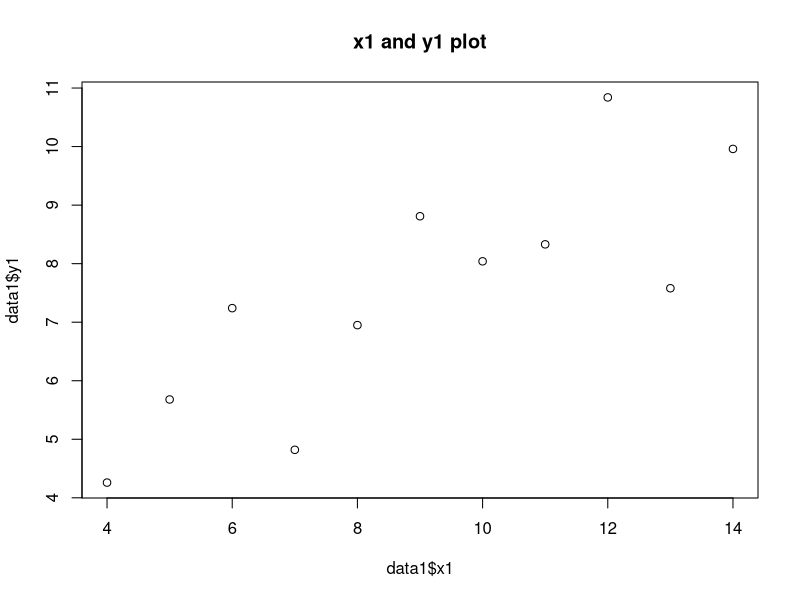
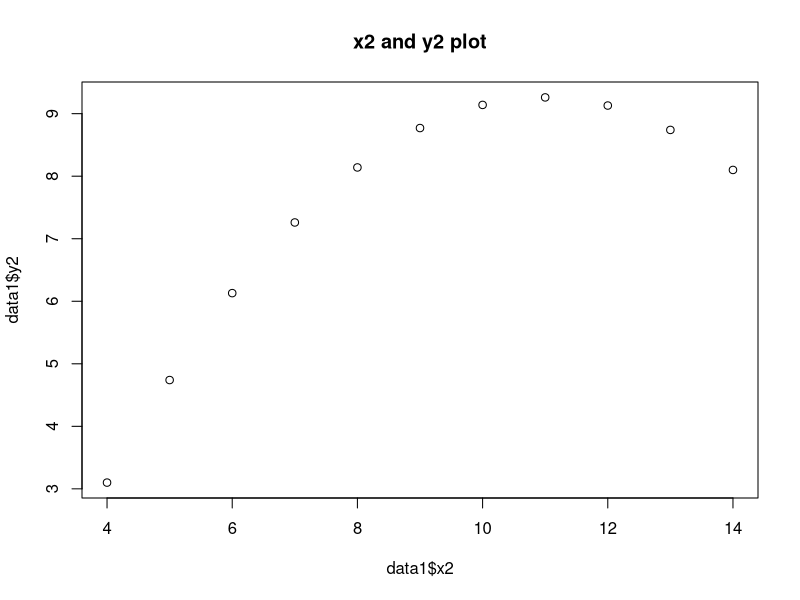
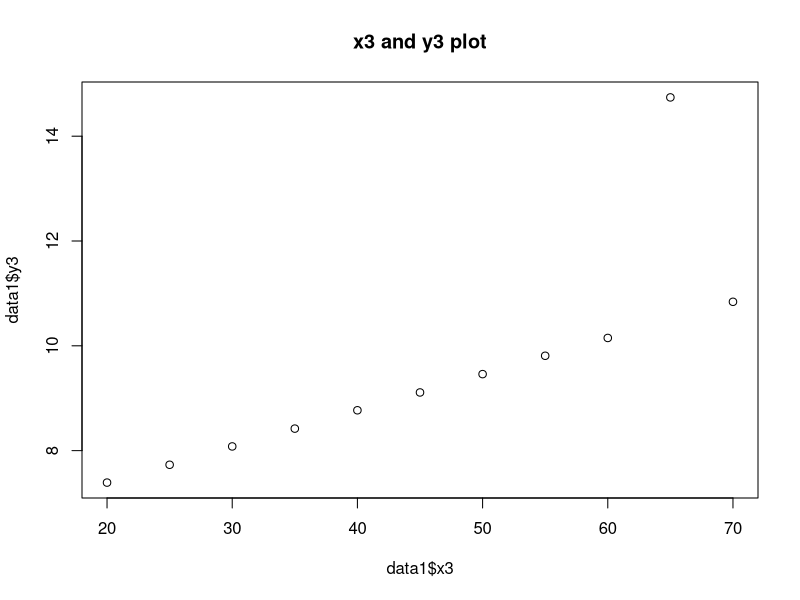
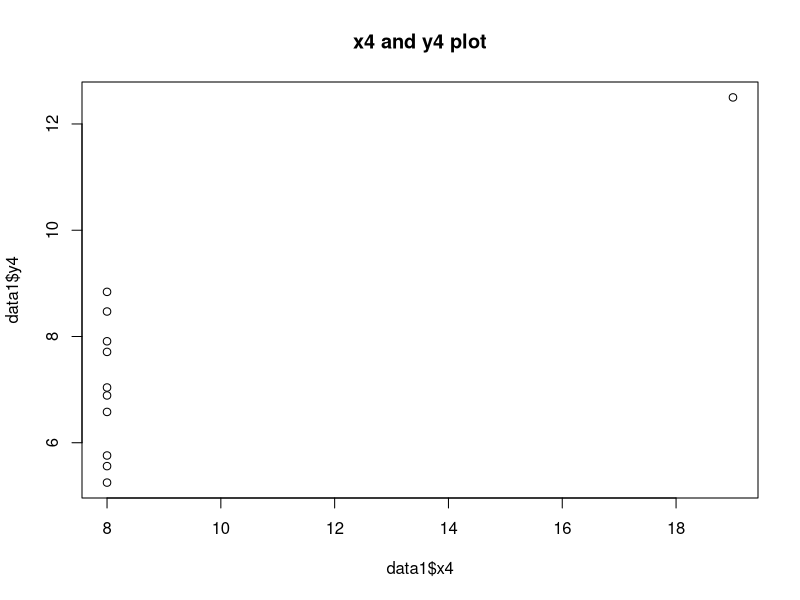
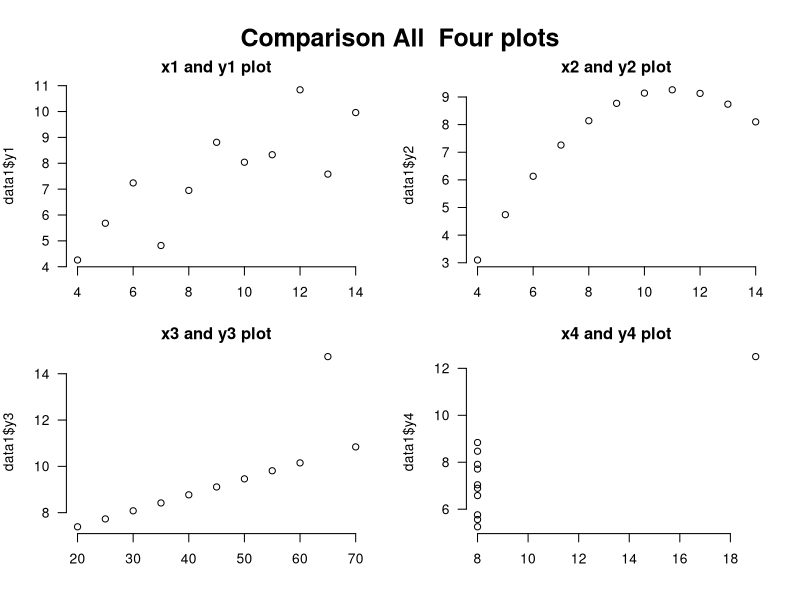
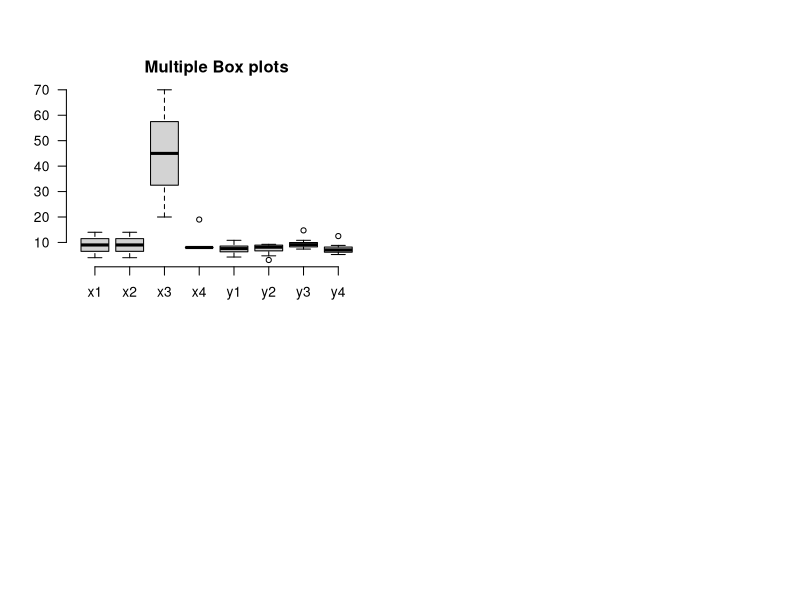
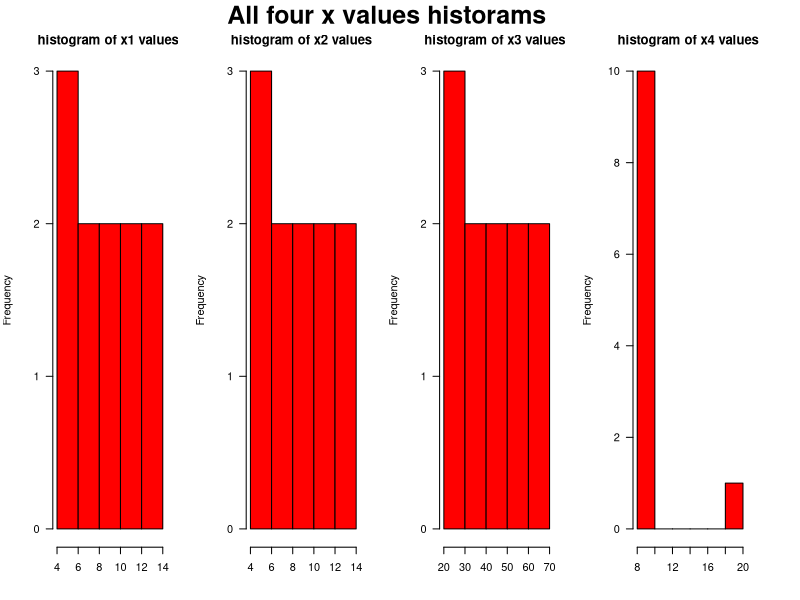
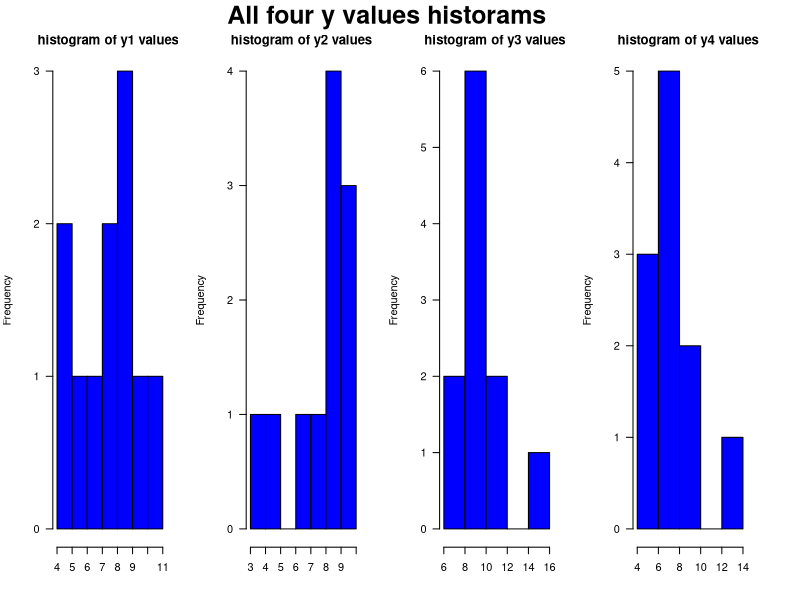

Here is the R script that generated these plots, in order:
## ---- chunk 1
data<-anscombe
head(data)
#the above command shows the first few lines of anscombe data frame
## ---- chunk 2
summary(data)
# A statistical summary of each variable in the data frame 
#which includes  min, median, mean, and max for numerical variables.
#we can see a pattern in the summary all the means and medians of x are almost same 
#all medians and means of y are almost same too 
## ---- chunk 3
#install.packages("dplyr")  # Install dplyr if not already installed
library(dplyr)            
data1 <- mutate(data,
         x3=x3*5,
         y3=y3+2)

#by the mutate we can changes value
#expression on x3 and y3 changes values of x3 and y3 in the feilds
## ---- chunk 4
data1
## ---- chunk 5
plot(data1$x1,data1$y1, main="x1 and y1 plot")
#below graph shows the values and x and y in a plot
#seems like values of x1 and y1 and related in such way that increase x1 causes increase in y1
#It seems like linear trend
## ---- chunk 6
plot(data1$x2,data1$y2, main="x2 and y2 plot")
#below graph shows the values and x2 and y2 in a plot
#graph shows a curve. It is non linear 
## ---- chunk 7
plot(data1$x3,data1$y3, main="x3 and y3 plot")
#below graph shows the values and x3 and y3 in a plot
#One of the datasets contains a huge value  that drastically affects the whole plot 
# if we draw curve we can huge change because of one set values
## ---- chunk 8
plot(data1$x4,data1$y4, main="x4 and y4 plot")
#below graph shows the values and x3 and y3 in a plot
#the plot suggest x4 values are 8 except for one, that's why we can all values ploted are in a straight line 
## ---- chunk 9
# Adjusting outer margins to make space for the title
par(mfrow=c(2,2), mar=c(3,4,2,2), oma=c(1,0,3,0), las=1, bty="n")  
#oma means outer margin. It sets the outer margin so that we can title clearly
#mar  Adjusts inner margins to prevent crowding
plot(data1$x1, data1$y1, main="x1 and y1 plot")  
plot(data1$x2, data1$y2, main="x2 and y2 plot")  
plot(data1$x3, data1$y3, main="x3 and y3 plot")  
plot(data1$x4, data1$y4, main="x4 and y4 plot")  
#  main title
mtext("Comparison All  Four plots", outer=TRUE, cex=1.5, font=2)

## ---- chunk 10
boxplot(data1[,0:8], main='Multiple Box plots')
#data1[, 0:8] tries to select columns from index 0 to 8.
#as we change of x3 values, we can see box plot in a diffrent region
#all x values have same range of values and medians, this shows there is no  values of x  those are not of range 
#but y values have some variations, the below  plot depicts they are few values of y those making changes in whole range
## ---- chunk 11
#The par(mfrow=c(1,4)) function ensures all four histograms appear in a single row.
#oma It sets the size of the outer margins (space around all plots).
#las Controls the orientation of axis labels.
#bty Controls the box around the plot.
par(mfrow=c(1,4), mar=c(3,4,2,2), oma=c(1,0,2,2), las=1, bty="n")  
hist(data1$x1, main = 'histogram of x1 values ',xlab = 'x values .', col='red')
hist(data1$x2, main = 'histogram of x2 values ',xlab = 'x values.', col='red')
hist(data1$x3, main = 'histogram of x3 values ',xlab = 'x values.', col='red')
hist(data1$x4, main = 'histogram of x4 values ',xlab = 'x values.', col='red')
mtext("All four x values historams", outer=TRUE, cex=1.5, font=2)
#cex for size of the text
#font is style of the text

#first three histograms appear similar because the x-values in data are nearly same across  datasets.
#only histogram of x4 there is difference beacause of a improper set of values compared to all x values
## ---- chunk 12
par(mfrow=c(1,4), mar=c(3,4,2,2), oma=c(1,0,2,2), las=1, bty="n")  
hist(data1$y1, main = 'histogram of y1 values ',xlab = 'y values', col='blue')
hist(data1$y2, main = 'histogram of y2 values ',xlab = 'y values.', col='blue')
hist(data1$y3, main = 'histogram of y3 values ',xlab = 'y values.', col='blue')
hist(data1$y4, main = 'histogram of y4 values ',xlab = 'y values.', col='blue')
mtext("All four y values historams", outer=TRUE, cex=1.5, font=2)
# variation is seen in the y-values compared to x-values.
#y1 histogram semms better with a set of values , while y2 appears different but it shows increase in  values of y 
#y3 and y4  likely contains an outlier, which impacts its distribution.

## ---- chunk 13
# Vertical bar plot
# bar plots represent individual bars of data  rather than frequency distributions.
par(mfrow=c(1,4), mar=c(3,4,2,2), oma=c(1,0,2,2), las=1, bty="n") 
barplot(data1$x1,main='barplot of x1 values', xlab='x1 values',col='skyblue',horiz=FALSE)
barplot(data1$x2,main='barplot of x2 values', xlab='x2 values',col='skyblue',horiz=FALSE)
barplot(data1$x3,main='barplot of x3 values', xlab='x3 values',col='skyblue',horiz=FALSE)
barplot(data1$x4,main='barplot of x4 values', xlab='x4 values',col='skyblue',horiz=FALSE)
mtext("All four x values in barplot", outer=TRUE, cex=1.5, font=2)
#same like other plots x values are identical in first three data sets, even through the x3 is multiplied by 3 the graph are plots are identical
#but in x4 all the values are similiar except one value so we can see a huge bar in the bar plot
## ---- chunk 14
par(mfrow=c(1,4), mar=c(3,4,2,2), oma=c(1,0,2,2), las=1, bty="n") 
barplot(data1$y1,main='barplot of y1 values', xlab='y1 values',col='lightgreen',horiz=FALSE)
barplot(data1$y2,main='barplot of y2 values', xlab='y2 values',col='lightgreen',horiz=FALSE)
barplot(data1$y3,main='barplot of y3 values', xlab='y3 values',col='lightgreen',horiz=FALSE)
barplot(data1$y4,main='barplot of y4 values', xlab='y4 values',col='lightgreen',horiz=FALSE)
mtext("All four y values in barplot", outer=TRUE, cex=1.5, font=2)
#y1 is uniformly spread so barplot seems good
#bar plot also shows a increase in values of y2 same as like the histogram 
#in y3 and y4  all values are in same range except oneliner  value which make a bar plot having a high at certain  value. 
